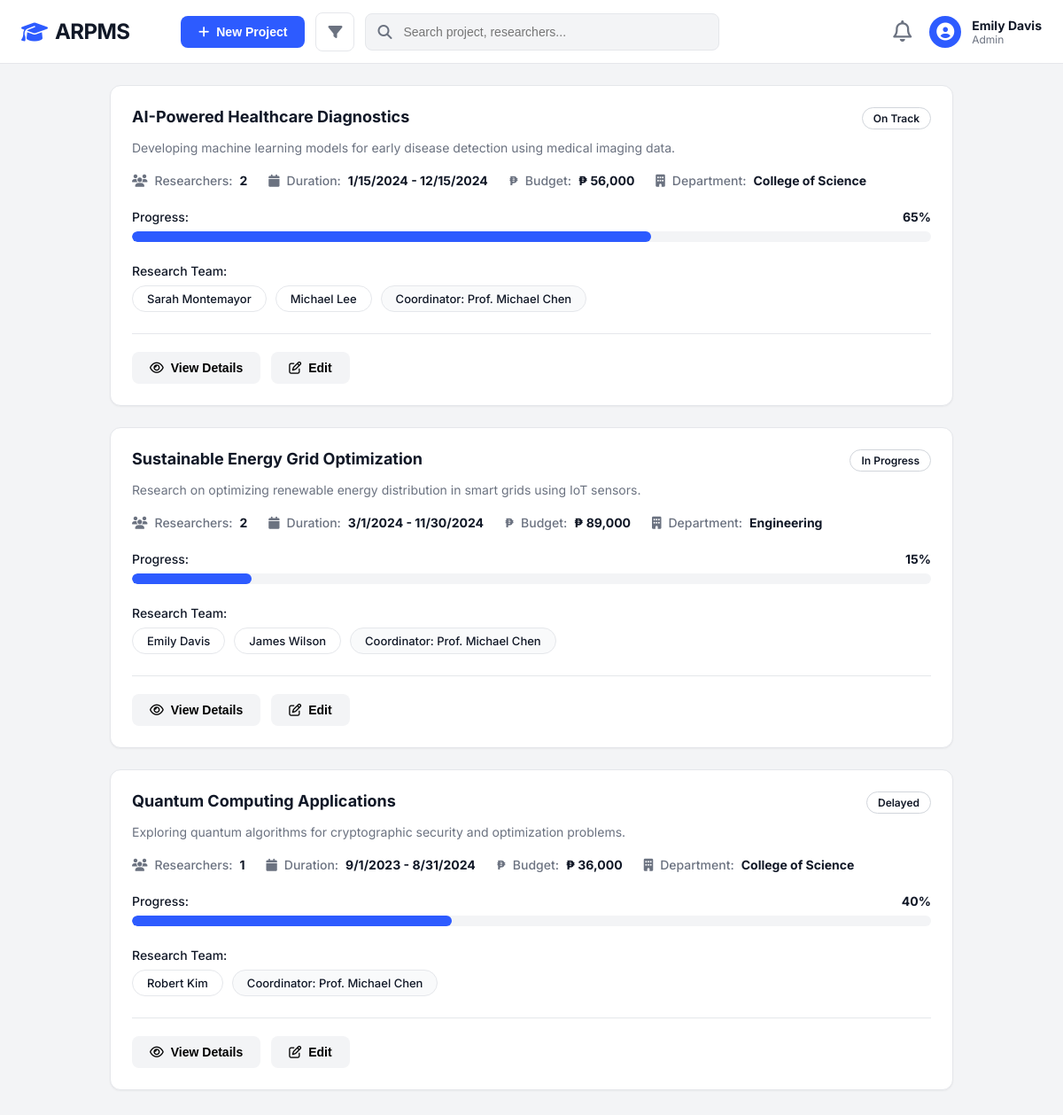
/dashboard.php (signed in), run on the app's committed database.
### tables this page shows
CREATE TABLE IF NOT EXISTS research_projects (
    project_id INT PRIMARY KEY AUTO_INCREMENT,
    proposal_id INT,
    title VARCHAR(255) NOT NULL,
    description TEXT,
    department_id INT,
    budget DECIMAL(12,2),
    budget_personnel DECIMAL(12,2) DEFAULT 0,
    budget_equipment DECIMAL(12,2) DEFAULT 0,
    budget_materials DECIMAL(12,2) DEFAULT 0,
    budget_other DECIMAL(12,2) DEFAULT 0,
    start_date DATE,
    end_date DATE,
    progress INT DEFAULT 0,
    status ENUM('not_started','in_progress','at_risk','delayed','on_track','completed') DEFAULT 'in_progress',
    coordinator_id INT,
    created_by INT,
    created_at TIMESTAMP DEFAULT CURRENT_TIMESTAMP,
    FOREIGN KEY (department_id) REFERENCES departments(department_id),
    FOREIGN KEY (coordinator_id) REFERENCES users(user_id),
    FOREIGN KEY (created_by) REFERENCES users(user_id)
);

CREATE TABLE IF NOT EXISTS departments (
    department_id INT PRIMARY KEY AUTO_INCREMENT,
    department_name VARCHAR(100) NOT NULL
);

CREATE TABLE IF NOT EXISTS users (
    user_id INT PRIMARY KEY AUTO_INCREMENT,
    department_id INT,
    full_name VARCHAR(100) NOT NULL,
    email VARCHAR(100) UNIQUE NOT NULL,
    password VARCHAR(255) NOT NULL,
    role ENUM('admin','coordinator','researcher') NOT NULL,
    profile_photo VARCHAR(255) DEFAULT NULL,
    status ENUM('active','inactive','pending') DEFAULT 'pending',
    created_at TIMESTAMP DEFAULT CURRENT_TIMESTAMP,
    updated_at TIMESTAMP DEFAULT CURRENT_TIMESTAMP ON UPDATE CURRENT_TIMESTAMP,
    FOREIGN KEY (department_id) REFERENCES departments(department_id)
);

### dashboard.php (the view, shortened to what this page needs)
<?php
require_once 'config/database.php';
$query = "SELECT p.*, d.department_name, u.full_name as coordinator_name
          FROM research_projects p
          LEFT JOIN departments d ON p.department_id = d.department_id
          LEFT JOIN users u ON p.coordinator_id = u.user_id";
$projects = $pdo->query($query)->fetchAll();
?>
<!DOCTYPE html>
<html lang="en">
<head>
    <link rel="stylesheet" href="assets/css/style.css">
    <link rel="stylesheet" href="https://cdnjs.cloudflare.com/ajax/libs/font-awesome/6.4.0/css/all.min.css">
</head>
<body>
    <?php include 'includes/header.php'; ?>
    <main class="dashboard-container">
        <?php foreach($projects as $p):
            $team_stmt = $pdo->prepare("SELECT u.full_name FROM users u JOIN project_team pt ON u.user_id = pt.user_id WHERE pt.project_id = ?");
            $team_stmt->execute([$p['project_id']]);
            $team = $team_stmt->fetchAll(PDO::FETCH_COLUMN);
            $status_label = 'In Progress';
            if($p['status'] == 'on_track') { $status_label = 'On Track'; }
            elseif($p['status'] == 'delayed') { $status_label = 'Delayed'; }
        ?>
        <div class="project-card-premium">
            <div class="card-top-row">
                <h3 class="card-title-premium"><?php echo htmlspecialchars($p['title']); ?></h3>
                <span class="status-badge-outline"><?php echo $status_label; ?></span>
            </div>
            <p class="card-desc-premium"><?php echo htmlspecialchars($p['description']); ?></p>
            <div class="card-metrics">
                <div class="metric-item">
                    <i class="fa-solid fa-users" style="color: #6B7280;"></i>
                    <span class="metric-label">Researchers:</span>
                    <span class="metric-value"><?php echo count($team); ?></span>
                </div>
                <div class="metric-item">
                    <i class="fa-solid fa-calendar" style="color: #6B7280;"></i>
                    <span class="metric-label">Duration:</span>
                    <span class="metric-value"><?php echo date('n/j/Y', strtotime($p['start_date'])); ?> - <?php echo date('n/j/Y', strtotime($p['end_date'])); ?></span>
                </div>
                <div class="metric-item">
                    <span style="font-weight: 700; color: #6B7280;">₱</span>
                    <span class="metric-label">Budget:</span>
                    <span class="metric-value">₱ <?php echo number_format($p['budget']); ?></span>
                </div>
                <div class="metric-item">
                    <i class="fa-solid fa-building" style="color: #6B7280;"></i>
                    <span class="metric-label">Department:</span>
                    <span class="metric-value"><?php echo htmlspecialchars($p['department_name']); ?></span>
                </div>
            </div>
            <div class="progress-container-premium">
                <div class="progress-header-row">
                    <span class="progress-label-text">Progress:</span>
                    <span class="progress-percent-text"><?php echo $p['progress']; ?>%</span>
                </div>
                <div class="progress-bar-bg-premium">
                    <div class="progress-bar-fill-premium" style="width: <?php echo $p['progress']; ?>%;"></div>
                </div>
            </div>
            <div class="team-container-premium">
                <span class="team-label-text">Research Team:</span>
                <div class="team-pills">
                    <?php foreach($team as $member): ?>
                        <div class="team-pill"><?php echo htmlspecialchars($member); ?></div>
                    <?php endforeach; ?>
                    <?php if($p['coordinator_name']): ?>
                        <div class="team-pill" style="background: #F9FAFB;">Coordinator: Prof. <?php echo htmlspecialchars($p['coordinator_name']); ?></div>
                    <?php endif; ?>
                </div>
            </div>
            <div class="card-footer-actions">
                <button class="btn-card-action" onclick="location.href='projects/view.php?id=<?php echo $p['project_id']; ?>'">
                    <i class="fa-regular fa-eye"></i> View Details
                </button>
                <button class="btn-card-action" onclick="openEditModal(<?php echo $p['project_id']; ?>)">
                    <i class="fa-regular fa-pen-to-square"></i> Edit
                </button>
            </div>
        </div>
        <?php endforeach; ?>
    </main>
</body>
</html>

### includes/header.php (shortened to what this page needs)
<?php
$full_name = $_SESSION['full_name'] ?? 'Emily Davis';
$role = $_SESSION['role'] ?? 'admin';
?>
<header class="header">
    <div class="logo-section">
        <i class="fa-solid fa-graduation-cap"></i>
        <h2>ARPMS</h2>
    </div>
    <button class="new-project-btn-header" onclick="openNewProjectModal()">
        <i class="fa-solid fa-plus"></i>
        New Project
    </button>
    <div class="filter-btn-header" id="filterBtn">
        <i class="fa-solid fa-filter" style="color: #6B7280;"></i>
    </div>
    <div class="search-container-header">
        <i class="fa-solid fa-magnifying-glass"></i>
        <input type="text" class="search-input-header" placeholder="Search project, researchers...">
    </div>
    <div class="header-right-actions">
        <div class="notif-btn-wrapper" id="notifBtn">
            <i class="fa-regular fa-bell" style="font-size: 24px; color: #6B7280;"></i>
        </div>
        <div class="user-profile-header" id="profileBtn">
            <div class="user-avatar-blue">
                <i class="fa-solid fa-circle-user"></i>
            </div>
            <div class="user-info-header">
                <span class="user-name-header"><?php echo htmlspecialchars($full_name); ?></span>
                <span class="user-role-header"><?php echo ucfirst($role); ?></span>
            </div>
        </div>
    </div>
</header>

### assets/css/style.css (style rules this page uses)
:root { --primary-blue: #2D5BFF; --primary-blue-hover: #1E40AF; --bg-light: #F8F9FA; --text-dark: #111827; --text-muted: #6B7280; --border-color: #E5E7EB; --white: #FFFFFF; --success-green: #22C55E; --warning-orange: #F59E0B; --danger-red: #EF4444; --card-shadow: 0 1px 3px rgba(0, 0, 0, 0.1); }
* { margin: 0; padding: 0; box-sizing: border-box; }
body { font-family: 'Inter', sans-serif; background-color: #F3F4F6; color: var(--text-dark); -webkit-font-smoothing: antialiased; }
.header { height: 72px; background: var(--white); border-bottom: 1px solid var(--border-color); display: flex; align-items: center; padding: 0 24px; position: sticky; top: 0; z-index: 100; }
.logo-section { display: flex; align-items: center; gap: 8px; min-width: 160px; }
.logo-section i { font-size: 24px; color: var(--primary-blue); }
.logo-section h2 { font-size: 24px; font-weight: 700; letter-spacing: -0.025em; }
.new-project-btn-header { background: var(--primary-blue); color: white; border: none; padding: 10px 20px; border-radius: 8px; font-size: 14px; font-weight: 600; display: flex; align-items: center; gap: 8px; cursor: pointer; margin-left: 20px; }
.filter-btn-header { width: 44px; height: 44px; display: flex; align-items: center; justify-content: center; border: 1px solid var(--border-color); border-radius: 8px; margin-left: 12px; cursor: pointer; background: white; }
.search-container-header { flex: 1; max-width: 400px; margin-left: 12px; position: relative; }
.search-container-header i { position: absolute; left: 14px; top: 50%; transform: translateY(-50%); color: var(--text-muted); }
.search-input-header { width: 100%; padding: 12px 12px 12px 42px; background: #F3F4F6; border: 1px solid var(--border-color); border-radius: 8px; font-size: 14px; outline: none; }
.header-right-actions { display: flex; align-items: center; gap: 20px; margin-left: auto; }
.notif-btn-wrapper { position: relative; cursor: pointer; }
.user-profile-header { display: flex; align-items: center; gap: 12px; cursor: pointer; }
.user-avatar-blue { width: 36px; height: 36px; background: var(--primary-blue); color: white; border-radius: 50%; display: flex; align-items: center; justify-content: center; font-size: 20px; }
.user-info-header { text-align: left; }
.user-name-header { font-size: 14px; font-weight: 700; display: block; }
.user-role-header { font-size: 12px; color: var(--text-muted); display: block; }
.dashboard-container { padding: 24px; max-width: 1000px; margin: 0 auto; }
.project-card-premium { background: var(--white); border-radius: 12px; padding: 24px; margin-bottom: 24px; box-shadow: 0 1px 2px rgba(0, 0, 0, 0.05); border: 1px solid var(--border-color); }
.card-top-row { display: flex; justify-content: space-between; align-items: flex-start; margin-bottom: 12px; }
.card-title-premium { font-size: 18px; font-weight: 700; }
.status-badge-outline { padding: 4px 12px; border-radius: 20px; font-size: 12px; font-weight: 600; border: 1px solid #D1D5DB; }
.card-desc-premium { font-size: 14px; color: var(--text-muted); margin-bottom: 20px; }
.card-metrics { display: flex; flex-wrap: wrap; gap: 24px; margin-bottom: 24px; font-size: 14px; font-weight: 500; }
.metric-item { display: flex; align-items: center; gap: 8px; }
.metric-label { color: var(--text-muted); }
.metric-value { font-weight: 700; }
.progress-container-premium { margin-bottom: 24px; }
.progress-header-row { display: flex; justify-content: space-between; margin-bottom: 8px; }
.progress-label-text { font-size: 14px; font-weight: 500; }
.progress-percent-text { font-size: 14px; font-weight: 700; }
.progress-bar-bg-premium { height: 12px; background: #F3F4F6; border-radius: 6px; overflow: hidden; }
.progress-bar-fill-premium { height: 100%; background: var(--primary-blue); border-radius: 6px; }
.team-container-premium { margin-bottom: 24px; }
.team-label-text { font-size: 14px; font-weight: 500; margin-bottom: 8px; display: block; }
.team-pills { display: flex; flex-wrap: wrap; gap: 10px; }
.team-pill { padding: 6px 16px; border: 1px solid var(--border-color); border-radius: 20px; font-size: 13px; font-weight: 500; }
.card-footer-actions { display: flex; gap: 12px; border-top: 1px solid var(--border-color); padding-top: 20px; }
.btn-card-action { display: flex; align-items: center; gap: 8px; padding: 10px 20px; background: #F3F4F6; border: none; border-radius: 8px; font-size: 14px; font-weight: 600; cursor: pointer; }

### data on the page
research_projects: title "AI-Powered Healthcare Diagnostics", status "On Track", description "Developing machine learning models for early disease detection using medical imaging data.", count($team) "2", start_date "1/15/2024", end_date "12/15/2024", budget "56,000", department.department_name "College of Science", progress "65", member "Sarah Montemayor", member "Michael Lee", coordinator.full_name "Michael Chen"
research_projects: title "Sustainable Energy Grid Optimization", status_label "In Progress", description "Research on optimizing renewable energy distribution in smart grids using IoT sensors.", count($team) "2", start_date "3/1/2024", end_date "11/30/2024", budget "89,000", department.department_name "Engineering", progress "15", member "Emily Davis", member "James Wilson", coordinator.full_name "Michael Chen"
research_projects: title "Quantum Computing Applications", status "Delayed", description "Exploring quantum algorithms for cryptographic security and optimization problems.", count($team) "1", start_date "9/1/2023", end_date "8/31/2024", budget "36,000", department.department_name "College of Science", progress "40", member "Robert Kim", coordinator.full_name "Michael Chen"

### other printed values
$full_name "Emily Davis"
$role "Admin"
